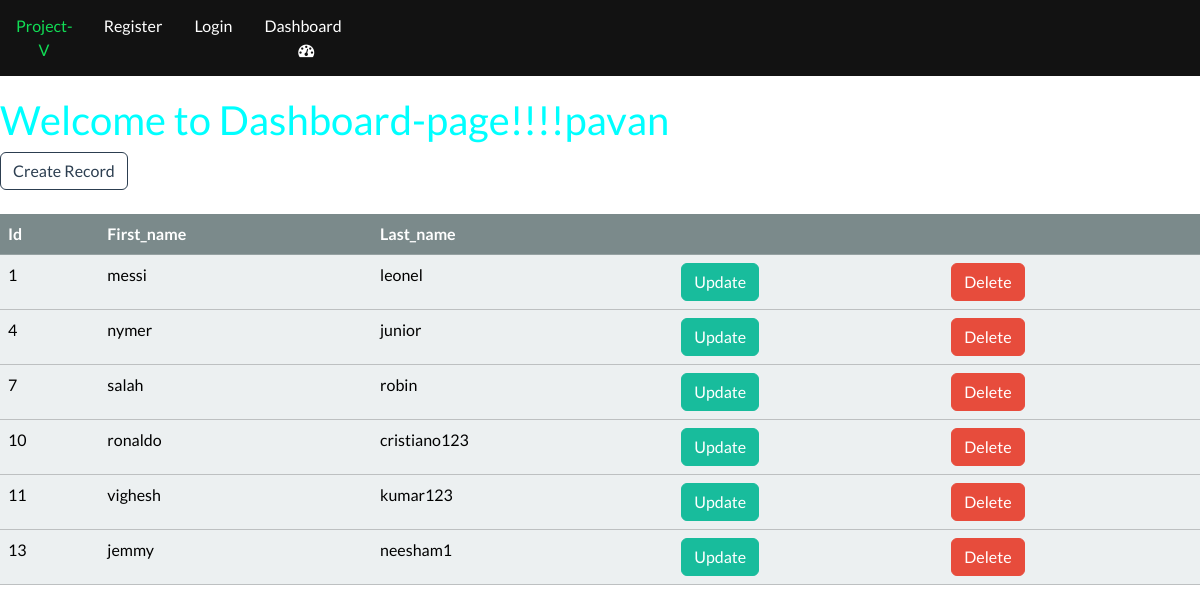
The app's page /dashboard (signed in) with its own data.
### my_app/models.py (models this page shows, shortened)
class Record(models.Model):
    first_name=models.CharField(max_length=200,blank=True)
    last_name=models.CharField(max_length=140)
    email=models.EmailField()
    created_date=models.DateTimeField(auto_now_add=True)

### my_app/views.py (the view)
# urls.py: path('dashboard',views.dashboard.as_view(),name='dashboard'),
class dashboard(ListView):
    model=models.Record
    template_name='dashboard.html'

### my_app/templates/dashboard.html
{% extends 'base.html' %}
{% block content %}
<h2 style="color:aqua;margin-top:20px">Welcome to Dashboard-page!!!!{{user}}</h1>
    <a href="{% url 'create' %}" class="btn btn-outline-primary">
        Create Record
    </a><br><br>
    <table class="table table-light table-hover">
        <thead class="table-dark">
            <tr>
                <th scope="col">Id</th>
                <th scope="col">First_name</th>
                <th scope="col">Last_name</th>
                <th scope="col"></th>
                <th scope="col"></th>
            </tr>
        </thead>
        <tbody>
            {% for record in record_list  %}
            <tr>
                <td>{{record.id}}</td>
                <td>{{record.first_name}}</td>
                <td>{{record.last_name}}</td>
                <td><a href="{% url 'update' record.id %}"><input type="submit" class="btn btn-success" value="Update"></a></td>
                <td><a href="{% url 'delete' record.id %}"><input type="submit" class="btn btn-danger" value="Delete"></a></td>
            </tr>
         {% endfor %}
        </tbody>
    </table>
{% endblock %}

### records on screen
Record: id "1", first_name "messi", last_name "leonel"
Record: id "4", first_name "nymer", last_name "junior"
Record: id "7", first_name "salah", last_name "robin"
Record: id "10", first_name "ronaldo", last_name "cristiano123"
Record: id "11", first_name "vighesh", last_name "kumar123"
Record: id "13", first_name "jemmy", last_name "neesham1"

### other values on screen
{{ user }} "pavan"
